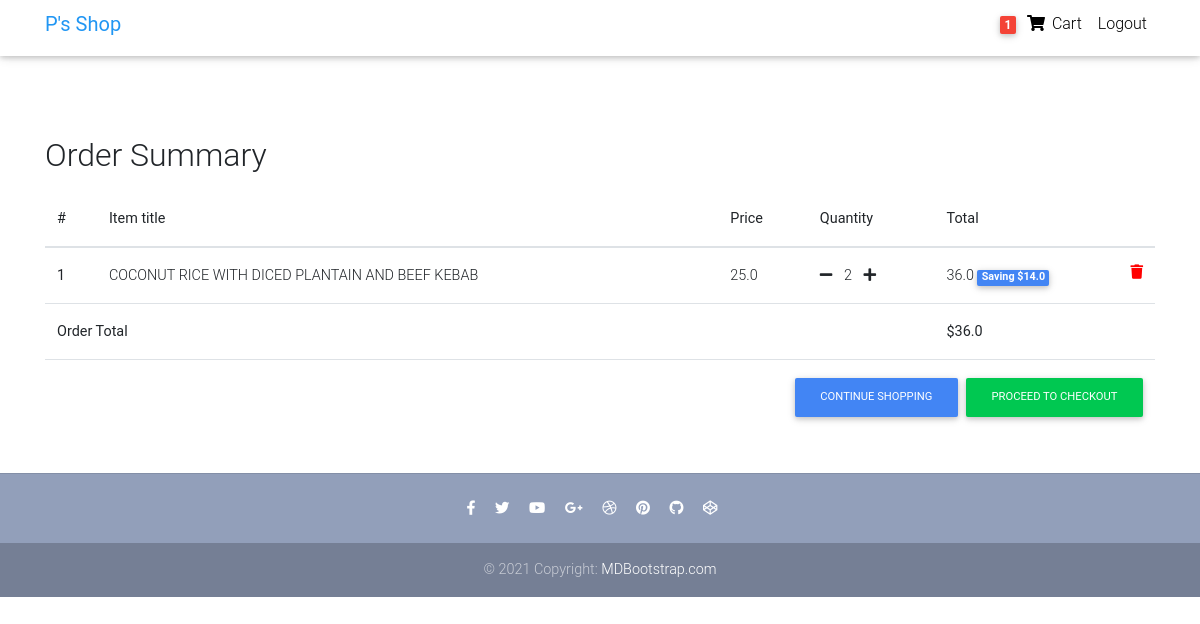
The app's page /order/order-summary/ (signed in) with its own data.
### Order/models.py (models this page shows, shortened)
class Order(models.Model):
    user = models.ForeignKey(settings.AUTH_USER_MODEL, on_delete=models.CASCADE)
    ref_code = models.CharField(max_length=20, blank=True, null=True)
    items = models.ManyToManyField(OrderItem)
    start_date = models.DateTimeField(auto_now_add=True)
    ordered_date = models.DateTimeField()
    ordered = models.BooleanField(default=False)
    shipping_address = models.ForeignKey('Address', related_name="shipping_address", on_delete=models.SET_NULL, blank=True, null=True)
    billing_address = models.ForeignKey('Address', related_name="billing_address", on_delete=models.SET_NULL, blank=True, null=True)
    payment = models.ForeignKey('Payment', on_delete=models.SET_NULL, blank=True, null=True)
    coupon = models.ForeignKey("Coupon", on_delete=models.SET_NULL, blank=True, null=True)
    Being_delivered = models.BooleanField(default=False)
    Received = models.BooleanField(default=False)
    refund_requested = models.BooleanField(default=False)
    refund_granted = models.BooleanField(default=False)
    def get_total(self):
        total = 0
        amount = models.FloatField()
        for order_item in self.items.all():
            total += order_item.get_final_price()
        if self.coupon:
            total -= self.coupon.amount
        return total

class OrderItem(models.Model):
    user = models.ForeignKey(settings.AUTH_USER_MODEL,
                                on_delete=models.CASCADE)
    ordered = models.BooleanField(default=False)
    item = models.ForeignKey(Item, on_delete=models.CASCADE)
    quantity = models.IntegerField(default=1)
    def get_total_item_price(self):
        return self.quantity * self.item.price
    def get_total_discount_price(self):
        return self.quantity * self.item.discount_price
    def get_amount_saved(self):
        return self.get_total_item_price() - self.get_total_discount_price()
    def get_final_price(self):
        if self.item.discount_price:
            return self.get_total_discount_price()
        else:
            return self.get_total_item_price()

class Item(models.Model):
    title = models.CharField(max_length=100)
    price = models.FloatField()
    discount_price = models.FloatField(blank=True, null=True)
    category = models.CharField(choices=CATEGORY_CHOICES, max_length=3)
    label =  models.CharField(choices=LABEL_CHOICES, max_length=1)
    slug = models.SlugField()
    description = models.TextField()
    image = models.ImageField()

### Order/views.py (the view)
# urls.py: path('order-summary/', OrderSummaryView.as_view(), name="order_summary"),
class OrderSummaryView(LoginRequiredMixin, View):
    def get(self, *args, **kwargs):
        try:
            order = Order.objects.get(user=self.request.user, ordered=False)
            context = {
                "object": order,
            }
            return render(self.request, 'Order/order_summary.html', context)
        except ObjectDoesNotExist:
            messages.error(self.request, "You do not have an active order")
            return redirect("item_list")

### Order/templatetags/cart_template_tags.py (called while the page is built)
@register.filter
def cart_item_count(user):
    if user.is_authenticated:
        qs = Order.objects.filter(user=user, ordered=False)
        if qs.exists():
            return qs[0].items.count()
    return 0

### Order/templates/Order/order_summary.html (shortened to what this page needs)
{% load static %}
{% load cart_template_tags %}
<!DOCTYPE html>
<html lang="en">
<head>
  <link rel="stylesheet" href="https://use.fontawesome.com/releases/v5.11.2/css/all.css">
  <link href="{% static 'Order/css/bootstrap.min.css' %}" rel="stylesheet">
  <link href="{% static 'Order/css/mdb.min.css' %}" rel="stylesheet">
  <link href="{% static 'Order/css/style.min.css' %}" rel="stylesheet">
</head>
<body>
  <nav class="navbar fixed-top navbar-expand-lg navbar-light white scrolling-navbar pt-lg-1">
    <div class="container">
      <a class="navbar-brand waves-effect" href="{% url 'index' %}" target="_self">
        <strong class="blue-text">P's Shop</strong>
      </a>
      <div class="collapse navbar-collapse" id="navbarSupportedContent">
        <ul class="navbar-nav nav-flex-icons">
          {% if request.user.is_authenticated %}
          <li class="nav-item">
            <a class="nav-link waves-effect">
              <span class="badge red z-depth-1 mr-1"> {{request.user|cart_item_count }} </span>
              <i class="fas fa-shopping-cart"></i>
              <span class="clearfix d-none d-sm-inline-block"> Cart </span>
            </a>
          </li>
          <li class="nav-item">
            <a class="nav-link waves-effect" href="{% url 'logout' %}">
              <span class="clearfix d-none d-sm-inline-block">Logout</span>
            </a>
          </li>
          {% endif %}
        </ul>
      </div>
    </div>
  </nav>
  <div class="mt-5 pt-3">
  </div>
  <main>
    <div class="container mt-lg-5">
        <div class="table-responsive text-nowrap">
        <h2 class="mt-4">Order Summary</h2>
        <table class="table mt-lg-3">
            <thead>
                <tr>
                    <th scope="col">#</th>
                    <th scope="col">Item title</th>
                    <th scope="col">Price</th>
                    <th scope="col">Quantity</th>
                    <th scope="col">Total</th>
                </tr>
            </thead>
            <tbody>
            {% for order_item in object.items.all %}
                <tr>
                    <th scope="row">{{ forloop.counter }}</th>
                    <td>{{ order_item.item.title }}</td>
                    <td>{{ order_item.item.price }}</td>
                    <td>
                        <a href="{% url 'remove_single_item_from_cart' order_item.item.slug %}"><i class="fas fa-minus mr-2"></i></a>
                        {{ order_item.quantity }}
                        <a href="{% url 'add_to_cart' order_item.item.slug %}"><i class="fas fa-plus ml-2"></i></a>
                    </td>
                    <td>
                        {% if order_item.item.discount_price %}
                            {{ order_item.get_total_discount_price }}
                            <span class="badge badge-primary">Saving ${{ order_item.get_amount_saved }}</span>
                        {% else %}
                            ${{ order_item.get_total_item_price }}
                        {% endif %}
                        <a style="color: red;" href="{% url 'remove_from_cart' order_item.item.slug %}"><i class="fas fa-trash float-right"></i></a>
                    </td>
                </tr>
             {% endfor %}
             {% if object.get_total %}
             <tr>
                 <td colspan="4"><b>Order Total</b></td>
                <td><strong>${{ object.get_total}}</strong></td>
            </tr>
            <tr>
                <td colspan="5">
                    <a style="float: right;" class="btn btn-success ml-2 btn-md" href="{% url 'checkout' %}">Proceed to Checkout</a>
                    <a style="float: right;" class="btn btn-primary  btn-md" href="{% url 'item_list' %}">Continue Shopping</a>
                </td>
           </tr>
           {% endif %}
            </tbody>
        </table>
        </div>
    </div>
  </main>
  <footer class="page-footer text-center font-small mt-2 wow fadeIn">
    <hr class="my-4">
    <div class="pb-4">
      <a href="https://www.facebook.com/mdbootstrap" target="_blank">
        <i class="fab fa-facebook-f mr-3"></i>
      </a>
      <a href="https://twitter.com/MDBootstrap" target="_blank">
        <i class="fab fa-twitter mr-3"></i>
      </a>
      <a href="https://www.youtube.com/watch?v=7MUISDJ5ZZ4" target="_blank">
        <i class="fab fa-youtube mr-3"></i>
      </a>
      <a href="https://plus.google.com/u/0/b/107863090883699620484" target="_blank">
        <i class="fab fa-google-plus-g mr-3"></i>
      </a>
      <a href="https://dribbble.com/mdbootstrap" target="_blank">
        <i class="fab fa-dribbble mr-3"></i>
      </a>
      <a href="https://pinterest.com/mdbootstrap" target="_blank">
        <i class="fab fa-pinterest mr-3"></i>
      </a>
      <a href="https://github.com/mdbootstrap/bootstrap-material-design" target="_blank">
        <i class="fab fa-github mr-3"></i>
      </a>
      <a href="http://codepen.io/mdbootstrap/" target="_blank">
        <i class="fab fa-codepen mr-3"></i>
      </a>
    </div>
    <div class="footer-copyright py-3">
      © 2021 Copyright:
      <a href="https://mdbootstrap.com/education/bootstrap/" target="_blank"> MDBootstrap.com </a>
    </div>
  </footer>
</body>
</html>

### Order/templates/Order/order_summary.html (style rules this page uses)
html, body, header, .carousel { height: 60vh; }

### records on screen
OrderItem: item "COCONUT RICE WITH DICED PLANTAIN AND BEEF KEBAB", item.price "25.0", quantity "2", get_total_discount_price "36.0", get_amount_saved "14.0"
Order: get_total "36.0"

### other values on screen
{{ request.user|cart_item_count }} "1"
